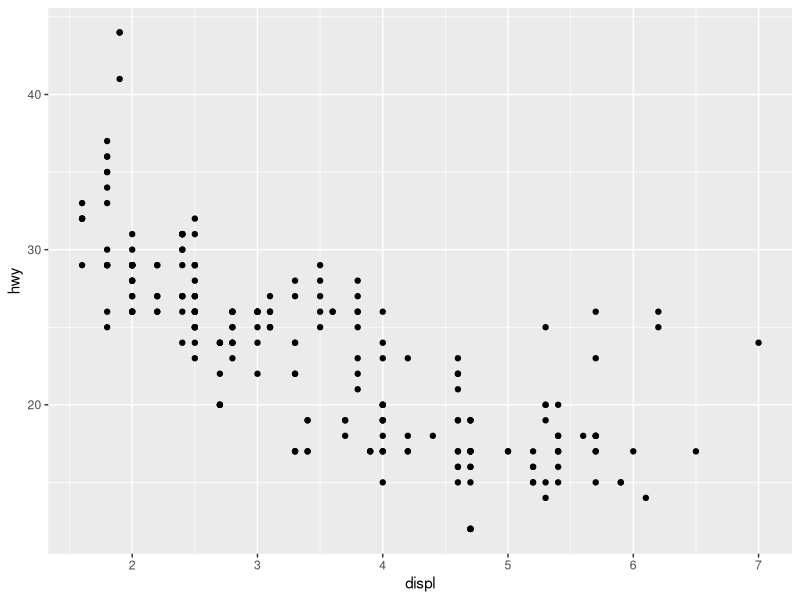
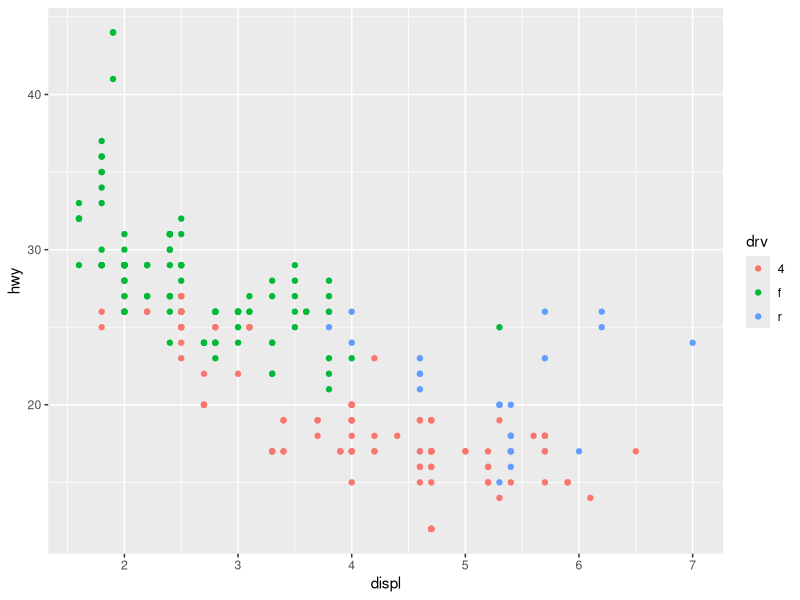
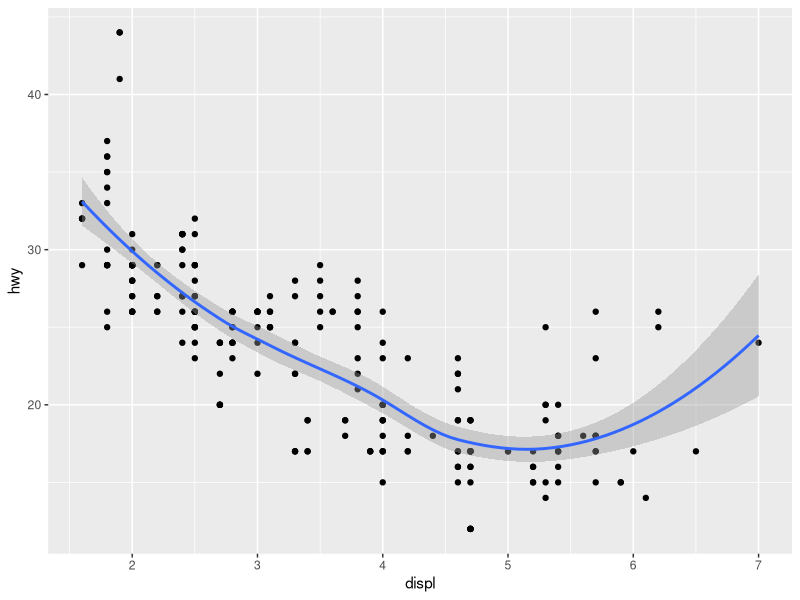
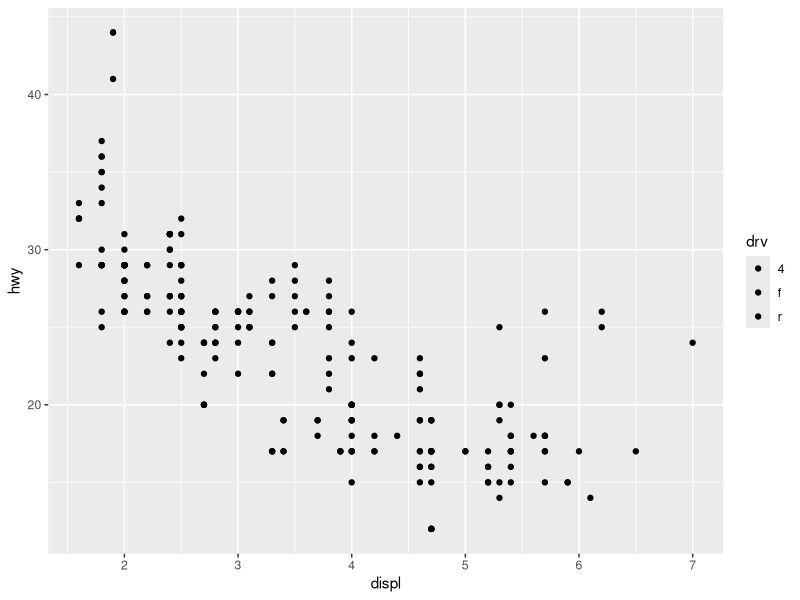
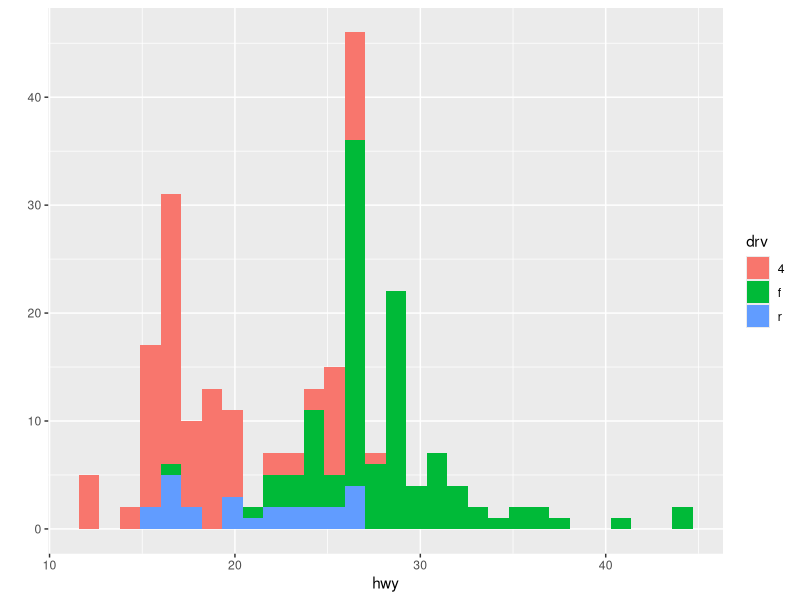
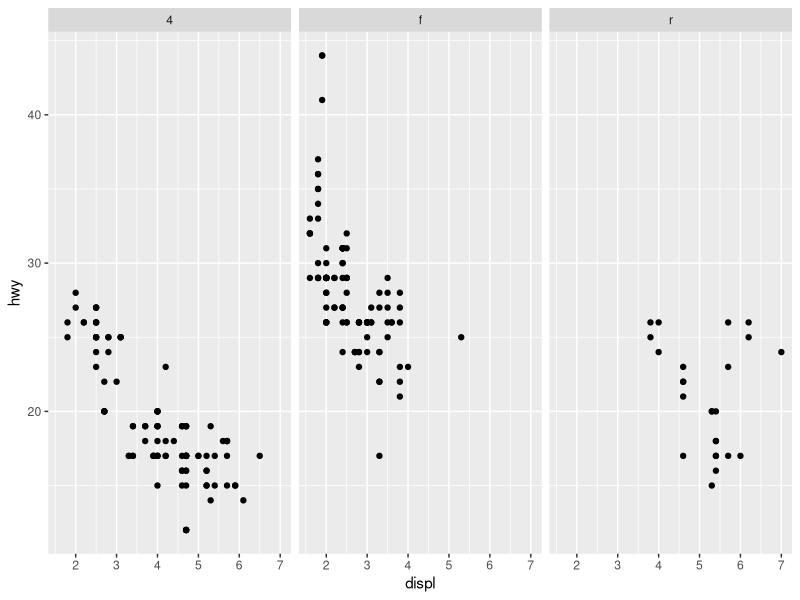
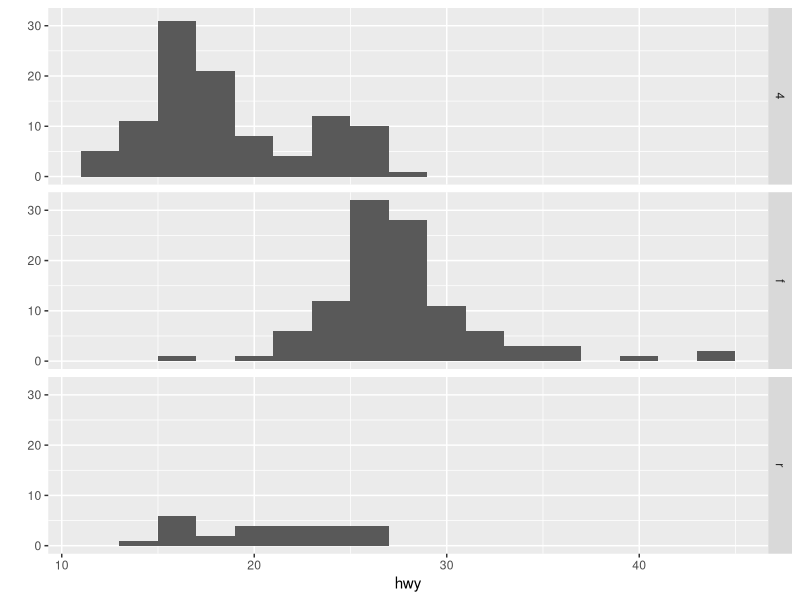

These charts were generated, in order, by the following R code:
library(ggplot2)
str(mpg)

## Scatterplot uses two values - x & y:

qplot(displ, hwy, data=mpg)

qplot(displ, hwy, data=mpg, color=drv)

qplot(displ, hwy, data=mpg, geom = c("point","smooth"))

qplot(displ, hwy, data=mpg, fill=drv)


## Histogram only uses one value:

qplot(hwy, data=mpg, fill=drv)


## Facets:

qplot(displ, hwy, data = mpg, facets=.~drv)

qplot(hwy, data = mpg, facets=drv~.,binwidth=2)

